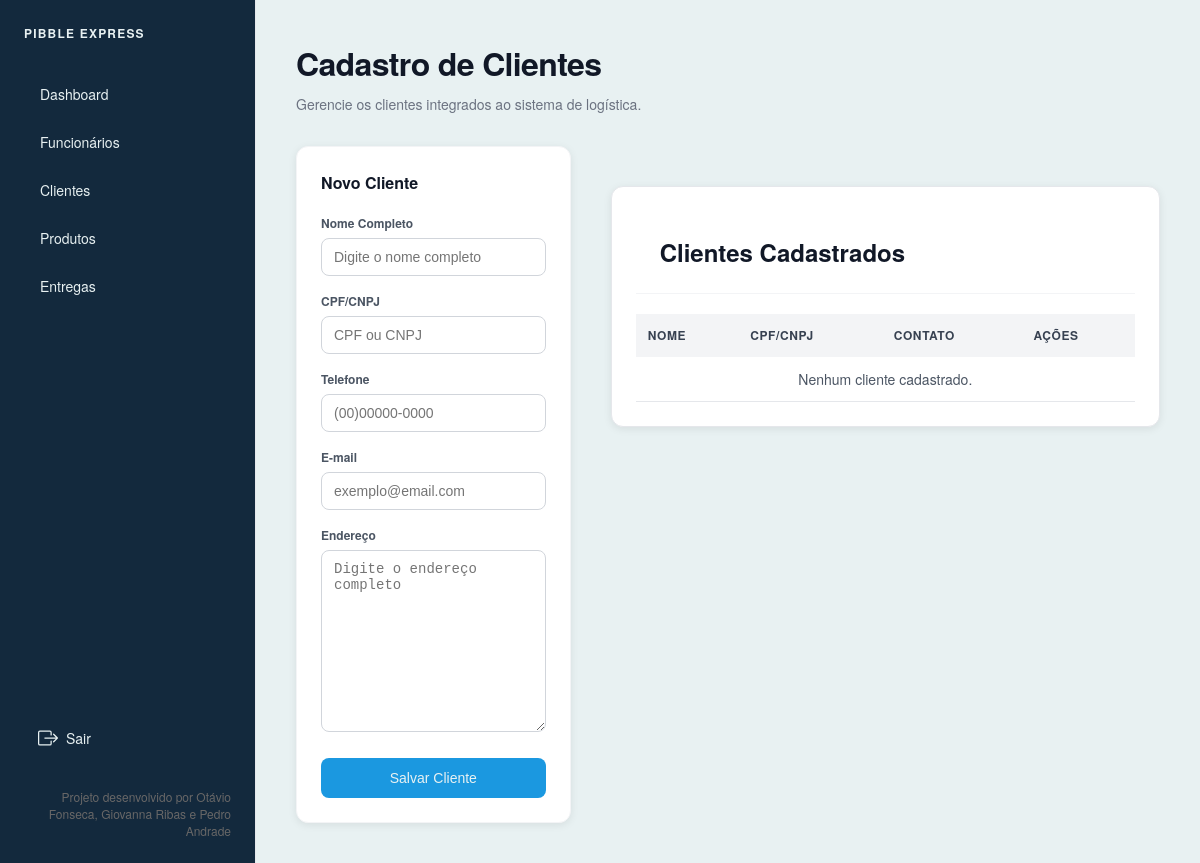
Page /clientes/ (signed in) on the earlier database version.
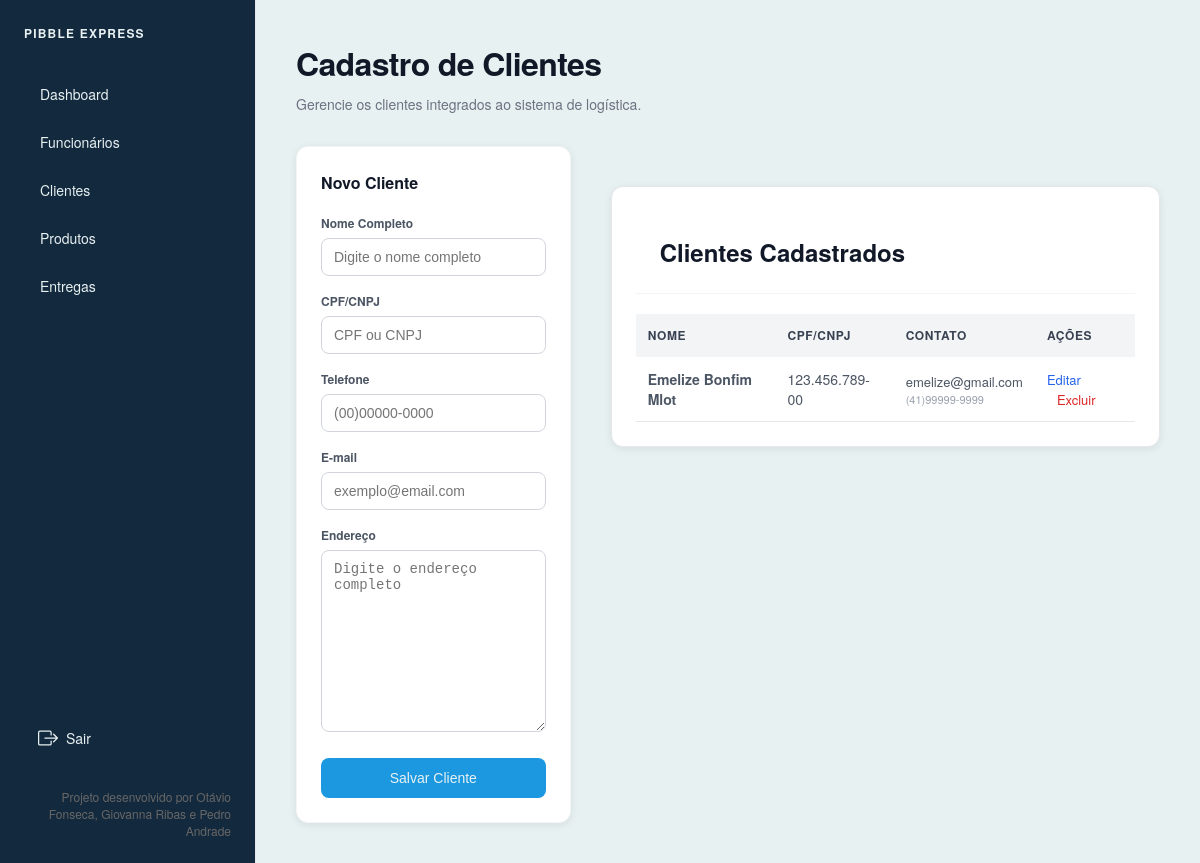
Same page on the later database version.
### clientes/models.py (models this page shows, shortened)
class Cliente(models.Model):
    nome_completo = models.CharField(max_length=255, verbose_name="Nome Completo")
    cpf_cnpj = models.CharField(max_length=18, unique=True, verbose_name="CPF/CNPJ")
    telefone = models.CharField(max_length=20, verbose_name="Telefone")
    email = models.EmailField(unique=True, verbose_name="E-mail")
    endereco = models.TextField(verbose_name="Endereço")

### core/views.py (the view)
# urls.py: path("clientes/", views.clientes, name="clientes"),
@login_required
def clientes(request):
    form = ClienteForm(dados_formulario(request))
    if request.method == "POST" and form.is_valid() and salvar_formulario_com_feedback(form):
        return redirect("clientes")
    context = {
        "form": form,
        "clientes": Cliente.objects.all().order_by("nome_completo"),
    }
    return render(request, "clientes.html", context)

### core/views.py (called while the page is built)
def dados_formulario(request):
    return request.POST if request.method == "POST" else None

### templates/clientes.html (shortened to what this page needs)
{% extends 'base.html' %}
{% block content %}
<header>
    <h1 class="header-title">Cadastro de Clientes</h1>
    <p class="header-subtitle">
        Gerencie os clientes integrados ao sistema de logística.
    </p>
</header>
<div class="mudar-layout-grid">
    <div class="card">
        <h2 class="form-title">
            {% if editando %}Editar Cliente{% else %}Novo Cliente{% endif %}
        </h2>
        <form method="POST" class="form-container">
            {% for field in form %}
            <div class="form-group">
                <label class="form-label">
                    {{ field.label }}
                </label>
                {{ field }}
            </div>
            {% endfor %}
            <button type="submit" class="btn-submit">
                {% if editando %}Atualizar Cliente{% else %}Salvar Cliente{% endif %}
            </button>
        </form>
    </div>
    <div class="report-section">
        <div class="report-header">
            <h2>Clientes Cadastrados</h2>
        </div>
        <div class="table-container">
            <table class="data-table">
                <thead>
                    <tr>
                        <th>Nome</th>
                        <th>CPF/CNPJ</th>
                        <th>Contato</th>
                        <th>Ações</th>
                    </tr>
                </thead>
                <tbody>
                    {% for cliente in clientes %}
                    <tr>
                        <td class="client-name">
                            {{ cliente.nome_completo }}
                        </td>
                        <td>
                            {{ cliente.cpf_cnpj }}
                        </td>
                        <td>
                            <div class="contact-email">
                                {{ cliente.email }}
                            </div>
                            <div class="contact-phone">
                                {{ cliente.telefone }}
                            </div>
                        </td>
                        <td>
                            <a
                                href="{% url 'editar_cliente' cliente.pk %}"
                                class="edit-link"
                            >
                                Editar
                            </a>
                            <a
                                href="{% url 'deletar_cliente' cliente.pk %}"
                                class="delete-link"
                                onclick="return confirm('Deseja excluir este cliente?')"
                            >
                                Excluir
                            </a>
                        </td>
                    </tr>
                    {% empty %}
                    <tr>
                        <td colspan="4" class="empty-message">
                            Nenhum cliente cadastrado.
                        </td>
                    </tr>
                    {% endfor %}
                </tbody>
            </table>
        </div>
    </div>
</div>
{% endblock %}

Differences in the rows shown:
added Cliente: nome_completo "Emelize Bonfim Mlot", cpf_cnpj "123.456.789-00", email "emelize@gmail.com", telefone "(41)99999-9999"
Other differences:
text no longer shown: "Nenhum cliente cadastrado."
